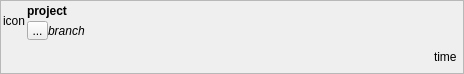
<?xml version="1.0" encoding="UTF-8"?>
<ui version="4.0">
 <class>Form</class>
 <widget class="QWidget" name="Form">
  <property name="geometry">
   <rect>
    <x>0</x>
    <y>0</y>
    <width>464</width>
    <height>74</height>
   </rect>
  </property>
  <property name="windowTitle">
   <string>Form</string>
  </property>
  <layout class="QHBoxLayout" name="horizontalLayout">
   <property name="spacing">
    <number>0</number>
   </property>
   <property name="leftMargin">
    <number>0</number>
   </property>
   <property name="topMargin">
    <number>0</number>
   </property>
   <property name="rightMargin">
    <number>0</number>
   </property>
   <property name="bottomMargin">
    <number>0</number>
   </property>
   <item>
    <widget class="QFrame" name="frame">
     <property name="frameShape">
      <enum>QFrame::StyledPanel</enum>
     </property>
     <property name="frameShadow">
      <enum>QFrame::Raised</enum>
     </property>
     <layout class="QVBoxLayout" name="verticalLayout_2">
      <property name="spacing">
       <number>0</number>
      </property>
      <property name="leftMargin">
       <number>0</number>
      </property>
      <property name="topMargin">
       <number>0</number>
      </property>
      <property name="rightMargin">
       <number>0</number>
      </property>
      <property name="bottomMargin">
       <number>0</number>
      </property>
      <item>
       <layout class="QHBoxLayout" name="horizontalLayout_4">
        <property name="leftMargin">
         <number>2</number>
        </property>
        <property name="rightMargin">
         <number>2</number>
        </property>
        <item>
         <widget class="QLabel" name="status_icon_label">
          <property name="cursor">
           <cursorShape>ArrowCursor</cursorShape>
          </property>
          <property name="text">
           <string>icon</string>
          </property>
         </widget>
        </item>
        <item>
         <layout class="QVBoxLayout" name="verticalLayout">
          <property name="leftMargin">
           <number>2</number>
          </property>
          <item>
           <layout class="QHBoxLayout" name="horizontalLayout_2">
            <item>
             <widget class="QLabel" name="project_name_label">
              <property name="cursor">
               <cursorShape>ArrowCursor</cursorShape>
              </property>
              <property name="styleSheet">
               <string notr="true">font-weight: bold</string>
              </property>
              <property name="text">
               <string>project</string>
              </property>
             </widget>
            </item>
            <item>
             <spacer name="horizontalSpacer_2">
              <property name="orientation">
               <enum>Qt::Horizontal</enum>
              </property>
              <property name="sizeHint" stdset="0">
               <size>
                <width>40</width>
                <height>20</height>
               </size>
              </property>
             </spacer>
            </item>
            <item>
             <layout class="QHBoxLayout" name="previous_builds_container">
              <property name="leftMargin">
               <number>4</number>
              </property>
             </layout>
            </item>
           </layout>
          </item>
          <item>
           <layout class="QHBoxLayout" name="horizontalLayout_5">
            <item>
             <widget class="QToolButton" name="ignore_branch_button">
              <property name="toolTip">
               <string>Ignore this branch from the total build status.</string>
              </property>
              <property name="styleSheet">
               <string notr="true">padding: 0;</string>
              </property>
              <property name="text">
               <string>...</string>
              </property>
              <property name="checkable">
               <bool>true</bool>
              </property>
              <property name="checked">
               <bool>false</bool>
              </property>
             </widget>
            </item>
            <item>
             <widget class="QLabel" name="branch_name_label">
              <property name="cursor">
               <cursorShape>ArrowCursor</cursorShape>
              </property>
              <property name="styleSheet">
               <string notr="true">font-style: italic</string>
              </property>
              <property name="text">
               <string>branch</string>
              </property>
             </widget>
            </item>
           </layout>
          </item>
         </layout>
        </item>
       </layout>
      </item>
      <item>
       <layout class="QHBoxLayout" name="horizontalLayout_3">
        <property name="leftMargin">
         <number>0</number>
        </property>
        <property name="rightMargin">
         <number>6</number>
        </property>
        <item>
         <spacer name="horizontalSpacer">
          <property name="orientation">
           <enum>Qt::Horizontal</enum>
          </property>
          <property name="sizeHint" stdset="0">
           <size>
            <width>40</width>
            <height>20</height>
           </size>
          </property>
         </spacer>
        </item>
        <item>
         <widget class="QLabel" name="time_label">
          <property name="cursor">
           <cursorShape>PointingHandCursor</cursorShape>
          </property>
          <property name="text">
           <string>time</string>
          </property>
         </widget>
        </item>
       </layout>
      </item>
     </layout>
    </widget>
   </item>
  </layout>
 </widget>
 <resources/>
 <connections/>
</ui>
